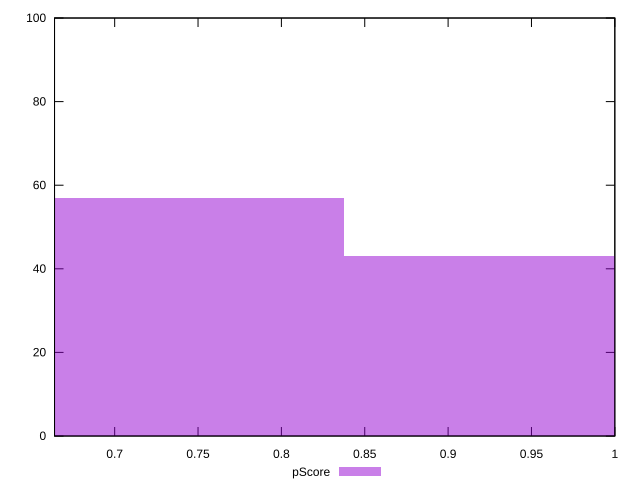

This figure's gnuplot source:
reset

$pScore <<EOF
0.7446764670852345 57
0.9308455838565431 43
EOF

set key outside below
set boxwidth 0.18616911677130862
set xrange [0.663927777777426:1]
set yrange [0:100]
set trange [0:100]
set style fill transparent solid 0.5 noborder
set terminal svg size 640, 490 enhanced background rgb 'white'
set output "report_00015_2021-02-09T16-11-33.973Z/uses-rel-preconnect/samples/pages+cached+noadtech+nomedia+nocss/pScore/histogram.svg"

plot $pScore title "pScore" with boxes

reset
